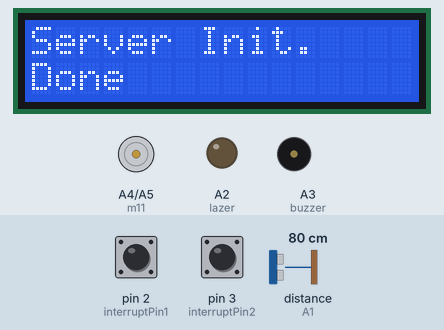
Recording of a sketch running on a simulated Arduino Leonardo, built with avr-gcc and run on an emulated ATmega32U4. On the bench: 16×2 character LCD, motor-driver pin pairs drawn as motors (green arrow = first pin HIGH = forward, orange = second pin HIGH = backward, longer = more drive), output pins drawn as LEDs (lit = HIGH), buzzer (waves = sounding, pin HIGH). Wiring (inferred from the names in the program): ultrasonic range finder: trigger A0; echo A1. Dashed ring = blinking. The test bench sets the inputs (shaded band); at power-on: distance to the obstacle (sensor on A1) 80 cm, pin 2 (interruptPin1) HIGH, pin 3 (interruptPin2) HIGH. The echo pulse lasts 58.3 µs per cm; WiFi joins after 1.5 s; servers stay silent unless stated; uploads are accepted with an empty reply; pins used as bus, display or sensor lines are not drawn; what the sketch prints to the serial monitor is not drawn.

Above: at 1.9 s.
At 11.3 s:
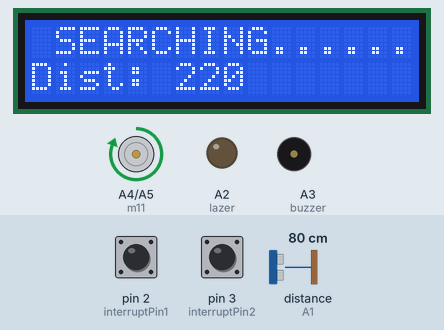
11.4 s: distance to the obstacle (sensor on A1) set to 5 cm
At 13.3 s:
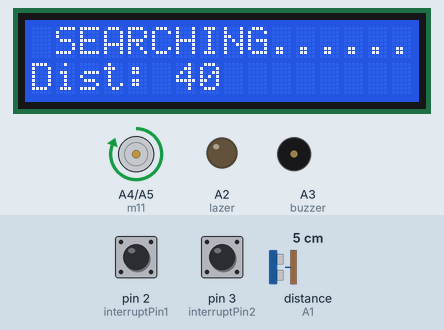
13.6 s: distance to the obstacle (sensor on A1) set to 2 cm
At 14.7 s:
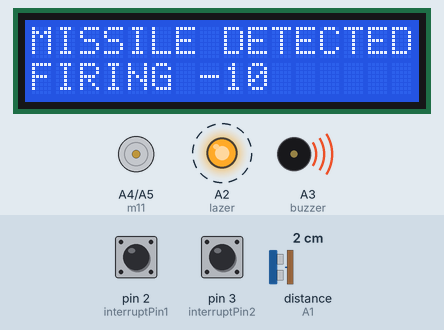
16.4 s: pin 2 (interruptPin1) pulled LOW for 0.4 s
18.3 s: pin 3 (interruptPin2) pulled LOW for 0.4 s
20.2 s: pin 3 (interruptPin2) pulled LOW for 1 s
22.7 s: distance to the obstacle (sensor on A1) set to 9 cm
At 23.7 s:
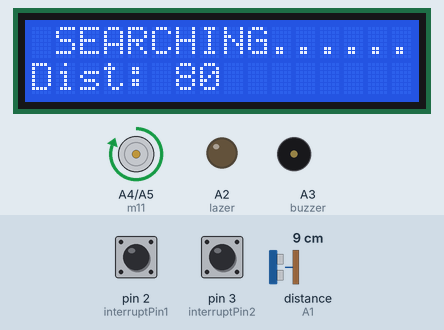
Timing chart, 0 to 25.7 s (numbered marks = the images above; inputs shaded):
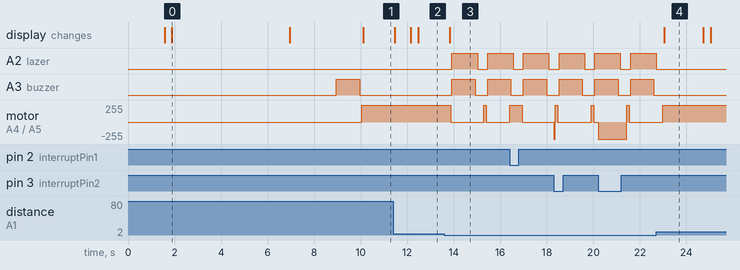

The sketch:

army_field_robot_bharath.ino
```cpp
#include <LiquidCrystal.h>
#include <stdlib.h>
#include "WiFiEsp.h"
#include<String.h>

// Emulate Serial1 on pins 6/7 if not present
#ifndef HAVE_HWSERIAL1
#include "SoftwareSerial.h"
SoftwareSerial Serial1(12, 13); // RX, TX
#endif

char ssid[] = "project12";            // your network SSID (name)
char pass[] = "project123456";        // your network password
int status = WL_IDLE_STATUS;     // the Wifi radio's status

char server[] = "projectsiot.xyz";

char ss = 'N';

String A = "GET /IoTProjects/StreetLight/lightstore.php?a=";
String Z = " HTTP/1.1";
String iot = "\0";
// Initialize the Ethernet client object
WiFiEspClient client;


LiquidCrystal lcd(4, 5, 6, 7,8,9);

const byte interruptPin1 = 2;
const byte interruptPin2 = 3;


#define trigPin A0
#define echoPin A1
#define m11 A4
#define m12 A5
#define lazer A2
#define buzzer A3

 long duration, distance,duration1,distance1;
volatile int flag = 0;

void forward ()
{
  digitalWrite(m11,HIGH);
  digitalWrite(m12 ,LOW);
  delay(50);
}
void backward ()
{
  digitalWrite(m12,HIGH);
  digitalWrite(m11,LOW);
  delay(50);
}
void stop_motor ()
{
  digitalWrite(m12,LOW);
  digitalWrite(m11,LOW);
  delay(50);
}

void setup() {
  // put your setup code here, to run once:
Serial.begin(9600);
Serial.println("power up");
lcd.begin(16,2);

pinMode(trigPin,OUTPUT);
pinMode(echoPin,INPUT);
pinMode(m11,OUTPUT);
pinMode(m12,OUTPUT);
pinMode(lazer,OUTPUT);
pinMode(buzzer,OUTPUT);

  pinMode(interruptPin1, INPUT_PULLUP);
  pinMode(interruptPin2, INPUT_PULLUP);

  // initialize serial for ESP module
  Serial1.begin(9600);
  // initialize ESP module
  WiFi.init(&Serial1);

  // check for the presence of the shield
  if (WiFi.status() == WL_NO_SHIELD) {
    Serial.println(F("WiFi shield not present"));
    // don't continue
    while (true);
  }

  // attempt to connect to WiFi network
  while ( status != WL_CONNECTED) {
    Serial.print(F("Attempting to connect to WPA SSID: "));
    Serial.println(ssid);
    // Connect to WPA/WPA2 network
    status = WiFi.begin(ssid, pass);
  }

  // you're connected now, so print out the data
  Serial.println(F("You're connected to the network"));

  lcd.clear();
lcd.setCursor(0,0);
lcd.print("Server Init.");
lcd.setCursor(0,1);
lcd.print("..................");
delay(100);
    Serial.println(F("sending data ---1 "));
    Serial.println(F("Starting connection to server..."));
    // if you get a connection, report back via serial
    if (client.connect(server, 80)) {
      Serial.println(F("Connected to server"));
      // Make a HTTP request
      client.println("GET /IoTProjects/StreetLight/lightstore.php?a=U&b=N&c=N HTTP/1.1");
      client.println("Host: projectsiot.xyz");
      client.println("Connection: close");
      client.println();
    }
    client.flush();
     client.stop();

  lcd.clear();
lcd.setCursor(0,0);
lcd.print("Server Init.");
lcd.setCursor(0,1);
lcd.print("Done");
  delay(5000);
Serial.println(F("PLEASE SHOW CARD "));

  attachInterrupt(digitalPinToInterrupt(interruptPin1), pinisr, FALLING);
  attachInterrupt(digitalPinToInterrupt(interruptPin2), pinisr1, FALLING);


 lcd.begin(16,2);
        lcd.setCursor(0,0);
        lcd.print("ARMY FIELD ROBOT");
        lcd.setCursor(0,1);
         lcd.print(".................");
         delay(2000);
         beep ();
   forward ();


}
void loop() {
  // put your main code here, to run repeatedly:

  attachInterrupt(digitalPinToInterrupt(interruptPin1), pinisr, FALLING);
  attachInterrupt(digitalPinToInterrupt(interruptPin2), pinisr1, FALLING);


digitalWrite(trigPin, LOW);
  delayMicroseconds(2);  digitalWrite(trigPin, HIGH);
  delayMicroseconds(10);
  digitalWrite(trigPin, LOW);
  duration = pulseIn(echoPin, HIGH);
  distance = (duration/2) / 29.1;

Serial.print("distance--- "); Serial.println(distance);
distance = distance * 10;
 if(distance>220)
 {
  distance=220;
 }

Serial.print("distance--- "); Serial.println(distance);

 if (distance < 25)
 {
  ss = 'Y';
  lcd.clear();
  lcd.setCursor(0,0);
  lcd.print("MISSILE DETECTED");
  lcd.setCursor(0,1);
  lcd.print("FIRING -"+String(distance));
  delay(50);
  stop_motor();
  digitalWrite(lazer,HIGH);
  beep ();
  digitalWrite(lazer,LOW);

  iot = A + ss + "&b=" + String(distance) + Z;
sndit ();
 forward ();
 }
 else
 {
  ss = 'N';
  lcd.clear();
  lcd.setCursor(0,0);
  lcd.print(" SEARCHING...... ");
  lcd.setCursor(0,1);
  lcd.print("Dist: "+String(distance));
  delay(50);
    iot = A + ss + "&b=" + String(distance) + Z;
sndit ();
 }
}//loop

void sndit ()
{

  detachInterrupt(interruptPin1);
  detachInterrupt(interruptPin2);

  Serial.print(F("IOT = ")); Serial.println(iot);

  // if the server's disconnected, stop the client
  if (!client.connected()) {
    Serial.println(F("Disconnecting from server..."));
    client.stop();

    // do nothing forevermore
    //while (true);
  }
  client.stop();
  client.flush();

  for (int x = 0; x < 1; x++)
  {
    delay(10);
    Serial.println(x, DEC);
  }
  Serial.println(F("Starting connection to server..."));
  // if you get a connection, report back via serial
  if (client.connect(server, 80)) {
    Serial.println(F("Connected to server"));
    // Make a HTTP request

    client.println( iot = A + ss + "&b=" + String(distance) + Z);

    client.println("Host: projectsiot.xyz");
    client.println("Connection: close");
    client.println();
    iot = "\0";
    attachInterrupt(digitalPinToInterrupt(interruptPin1), pinisr, FALLING);
  attachInterrupt(digitalPinToInterrupt(interruptPin2), pinisr1, FALLING);

  }

}

void beep ()
{
  digitalWrite(buzzer,HIGH);
  delay(1000);
  digitalWrite(buzzer,LOW);
  delay(100);

}
void pinisr ()
{
  Serial.println("in interrupt1111.....");
  Serial.println("---------moving forward ----------");
  forward();
  detachInterrupt(digitalPinToInterrupt(interruptPin1));
  //delayMicroseconds(1000000);
  //forward ();
}

void pinisr1 ()
{
  Serial.println("in interrupt2222.....");
  Serial.println("---------moving backward ----------");
  backward();

  detachInterrupt(digitalPinToInterrupt(interruptPin2));
//  delayMicroseconds(1000000);
}
```

Measured:
- the behaviour switches between 4 and 3 cm on distance to the obstacle (sensor on A1) (found by bisection; images 2 and 3)
- after the input at 11.4 s, the display: changes after 0.07 s (image 2)
- after the input at 13.6 s, A2 (lazer): LOW → HIGH after 0.32 s, → LOW 1.1 s later, → HIGH 0.44 s later; A3 (buzzer): LOW → HIGH after 0.32 s, → LOW 1.0 s later, → HIGH 0.54 s later; motor on A4 (m11) / A5 (m12): forward 255/255 → stopped after 0.27 s, → forward 255/255 1.4 s later, → stopped 0.11 s later; the display: changes after 0.22 s (image 3)
- after the input at 22.7 s, A2 (lazer): goes on until 22.7 s, then stays LOW; A3 (buzzer): stops changing and stays LOW; motor on A4 (m11) / A5 (m12): goes on until 23.0 s, then stays forward 255/255; the display: changes after 0.34 s (image 4)
- what the display in image 0 shows lasts 5.1 s, from 1.9 s to 7.0 s
